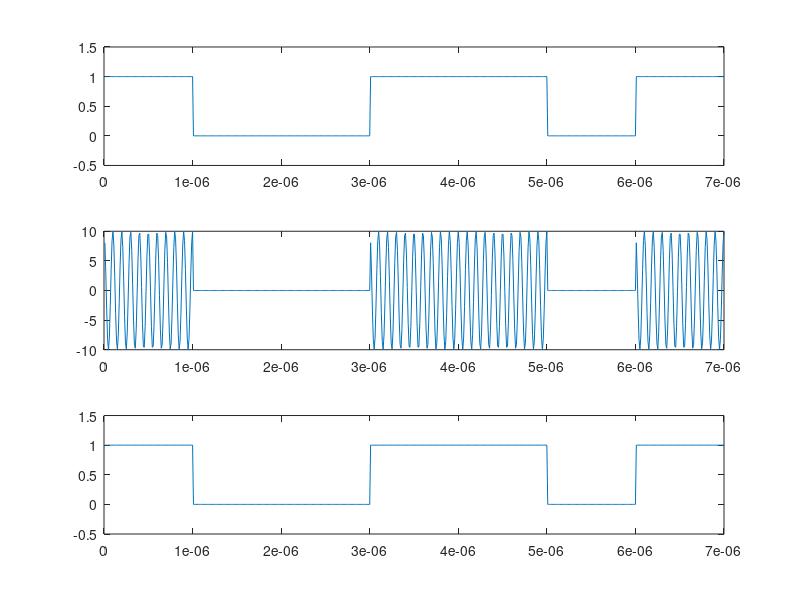

The MATLAB source for this figure:
%%ask
%% convertion of data to length;

x=[1 0 0 1 1 0 1];
bp=.000001;
bit=[];
for n=1:1:length(x)
    if x(n)==1
        se=ones(1,100);
    elseif x(n)==0
        se=zeros(1,100);
    end;
        bit=[bit se];
end;
t1=bp/100:bp/100:100*length(x)*(bp/100);
a1=10;
a2=0;
br=1/bp;
f=br*10;
t2=bp/99:bp/99:bp;
ss=length(t2);
m=[];
for i=1:1:length(x)    %to convert to ask;
    if x(i)==1
        y=a1*cos(2*pi*f*t2);
    elseif x(i)==0
        y=a2*cos(2*pi*f*t2);
    end;
    m= [m y];
end;
mn=[];
t=bp/99:bp/99:bp;
for n=ss:ss:length(m)
    y=cos(2*pi*f*t);
    mm=y.*m((n-(ss-1)):n);
    z=trapz(t,mm);
    zz=round(2*z/bp);
    if zz>7.5
        a=1;
    else
        a=0;
    end;
    mn=[mn a];
end;
disp(mn);

subplot(3,1,1);
plot(t1,bit);
axis([ 0 bp*length(x) -.5 1.5]);

subplot(3,1,2);
t3=bp/99:bp/99:bp*length(x);
subplot(3,1,2);
plot(t3,m);



bit=[];
for n=1:length(mn);
    if mn(n)==1;
       se=ones(1,100);
    else mn(n)==0;
        se=zeros(1,100);
    end
     bit=[bit se];
end
t4=bp/100:bp/100:100*length(mn)*(bp/100);
subplot(3,1,3)
plot(t4,bit);
axis([ 0 bp*length(mn) -.5 1.5]);
